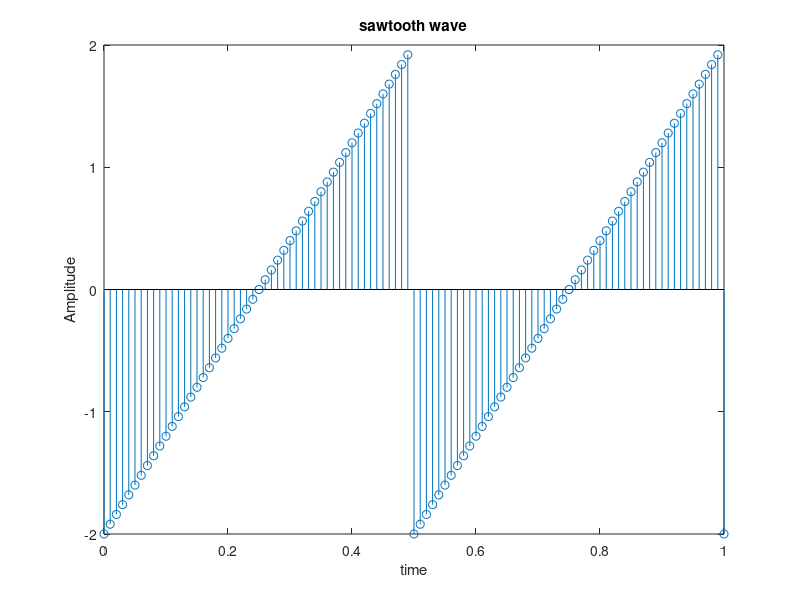

MATLAB code for this plot:
%% 1.Unit Impulse function
i=1;
for n=-10:10
    if n~=0
        x(i)=0;
        i=i+1;
    else
        x(i)=1;
        i=i+1;
    end
end
n=-10:10;
%plot(n,x)
stem(n,x,'b')
ylabel('amplitude');
xlabel('time period');
title('Unit impulse');
%% 2.Unit Step function
n=-10:10;
x=ones(1,21);
stem(n,x,'b');
ylabel('amplitude');
xlabel('sequence');
title('unit step');
%% 3.Unit Ramp function
n=0:20;
x=0:20;
stem(n,x,'b');
ylabel('amplitude');
xlabel('sequence');
title('unit ramp');
%% 4.exponential waveform
t=0:0.01:1;
a=2;
b=a*exp(2*pi*2*t);
stem(t,b);
title ('exponential wave'); 
ylabel('amplitude');
xlabel('time period');
%% 5.sine wave
t=0:0.01:1;
a=2;
b=a*sin(2*pi*2*t);
stem(t,b);
xlabel('time');
ylabel('Amplitude');
title ('sinewave');
%% 6.cosine wave
t=0:0.01:1;
a=2;
b=a*cos(2*pi*2*t);
stem(t,b);
xlabel('time');
ylabel('Amplitude');
title ('Cos wave');
%% 7.Square wave
t=0:0.01:1;
a=2;
b=a*square(2*pi*2*t);
stem(t,b);
xlabel('time');
ylabel('Amplitude');
title ('square wave');
%% 8.Sawtooth
t=0:0.01:1;
a=2;
b=a*sawtooth(2*pi*2*t);
stem(t,b);
xlabel('time');
ylabel('Amplitude');
title ('sawtooth wave'); 









